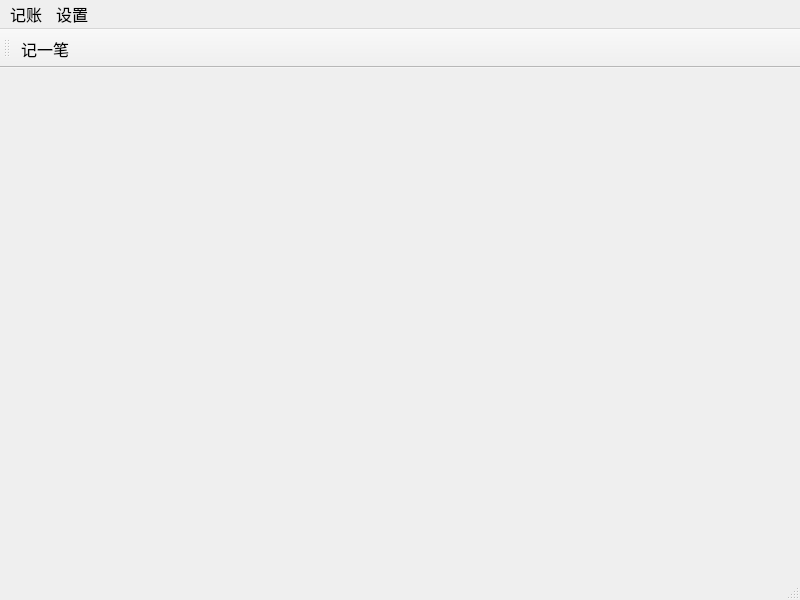
<?xml version="1.0" encoding="UTF-8"?>
<ui version="4.0">
 <class>MainWindow</class>
 <widget class="QMainWindow" name="MainWindow">
  <property name="geometry">
   <rect>
    <x>0</x>
    <y>0</y>
    <width>800</width>
    <height>600</height>
   </rect>
  </property>
  <property name="font">
   <font>
    <pointsize>12</pointsize>
   </font>
  </property>
  <property name="windowTitle">
   <string>简单记账本</string>
  </property>
  <widget class="QWidget" name="centralWidget"/>
  <widget class="QMenuBar" name="menuBar">
   <property name="geometry">
    <rect>
     <x>0</x>
     <y>0</y>
     <width>800</width>
     <height>27</height>
    </rect>
   </property>
   <widget class="QMenu" name="menu">
    <property name="title">
     <string>记账</string>
    </property>
    <addaction name="action_overview"/>
    <addaction name="separator"/>
    <addaction name="action_charge"/>
    <addaction name="separator"/>
    <addaction name="action_flow"/>
    <addaction name="action_report"/>
   </widget>
   <widget class="QMenu" name="menu_2">
    <property name="title">
     <string>设置</string>
    </property>
    <addaction name="action_classification_setting_out"/>
    <addaction name="action_classification_setting_in"/>
    <addaction name="separator"/>
    <addaction name="action_account_setting"/>
    <addaction name="separator"/>
    <addaction name="action_pwd_setting"/>
   </widget>
   <addaction name="menu"/>
   <addaction name="menu_2"/>
  </widget>
  <widget class="QStatusBar" name="statusBar"/>
  <widget class="QToolBar" name="toolBar">
   <property name="font">
    <font>
     <pointsize>12</pointsize>
    </font>
   </property>
   <property name="windowTitle">
    <string>toolBar</string>
   </property>
   <attribute name="toolBarArea">
    <enum>TopToolBarArea</enum>
   </attribute>
   <attribute name="toolBarBreak">
    <bool>false</bool>
   </attribute>
   <addaction name="action_charge"/>
  </widget>
  <action name="action_overview">
   <property name="text">
    <string>财务概况</string>
   </property>
   <property name="statusTip">
    <string>了解财务概况信息</string>
   </property>
   <property name="font">
    <font>
     <pointsize>12</pointsize>
    </font>
   </property>
  </action>
  <action name="action_charge">
   <property name="icon">
    <iconset>
     <normaloff>:/icon/res/charge.png</normaloff>:/icon/res/charge.png</iconset>
   </property>
   <property name="text">
    <string>记一笔</string>
   </property>
   <property name="statusTip">
    <string>开始记账</string>
   </property>
   <property name="font">
    <font>
     <pointsize>12</pointsize>
    </font>
   </property>
   <property name="shortcut">
    <string>Ctrl+N</string>
   </property>
  </action>
  <action name="action_account">
   <property name="text">
    <string>账户</string>
   </property>
  </action>
  <action name="action_report">
   <property name="text">
    <string>报表</string>
   </property>
   <property name="statusTip">
    <string>各种报表数据</string>
   </property>
   <property name="font">
    <font>
     <pointsize>12</pointsize>
    </font>
   </property>
  </action>
  <action name="action_classification_setting_out">
   <property name="text">
    <string>支出分类设置</string>
   </property>
   <property name="statusTip">
    <string>记账科目设置</string>
   </property>
   <property name="font">
    <font>
     <pointsize>12</pointsize>
    </font>
   </property>
  </action>
  <action name="action_account_setting">
   <property name="text">
    <string>账户设置</string>
   </property>
   <property name="statusTip">
    <string>用户账户设置</string>
   </property>
   <property name="font">
    <font>
     <pointsize>12</pointsize>
    </font>
   </property>
  </action>
  <action name="action_pwd_setting">
   <property name="text">
    <string>密码设置</string>
   </property>
   <property name="statusTip">
    <string>密码设置（可选）</string>
   </property>
   <property name="font">
    <font>
     <pointsize>12</pointsize>
    </font>
   </property>
  </action>
  <action name="action_classification_setting_in">
   <property name="text">
    <string>收入分类设置</string>
   </property>
   <property name="font">
    <font>
     <pointsize>12</pointsize>
    </font>
   </property>
  </action>
  <action name="action_flow">
   <property name="text">
    <string>收支流水</string>
   </property>
   <property name="font">
    <font>
     <pointsize>12</pointsize>
    </font>
   </property>
  </action>
 </widget>
 <resources/>
 <connections/>
</ui>
